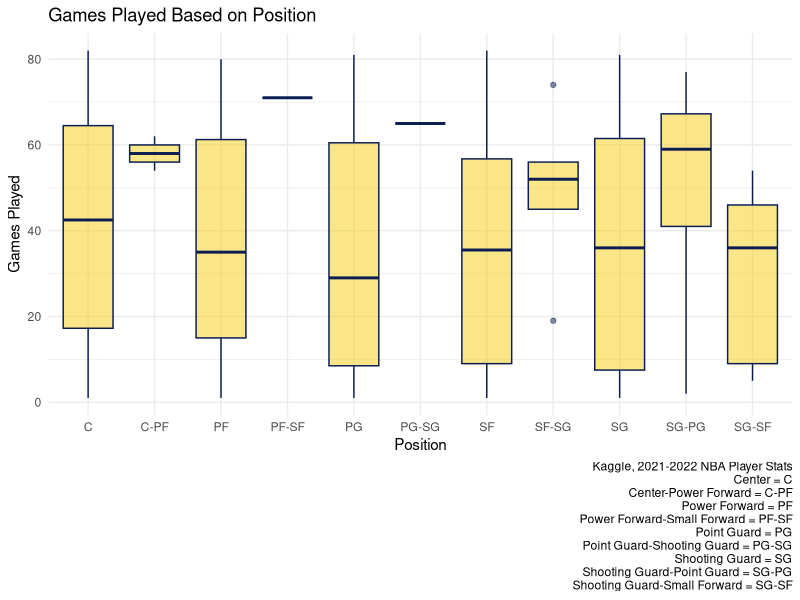
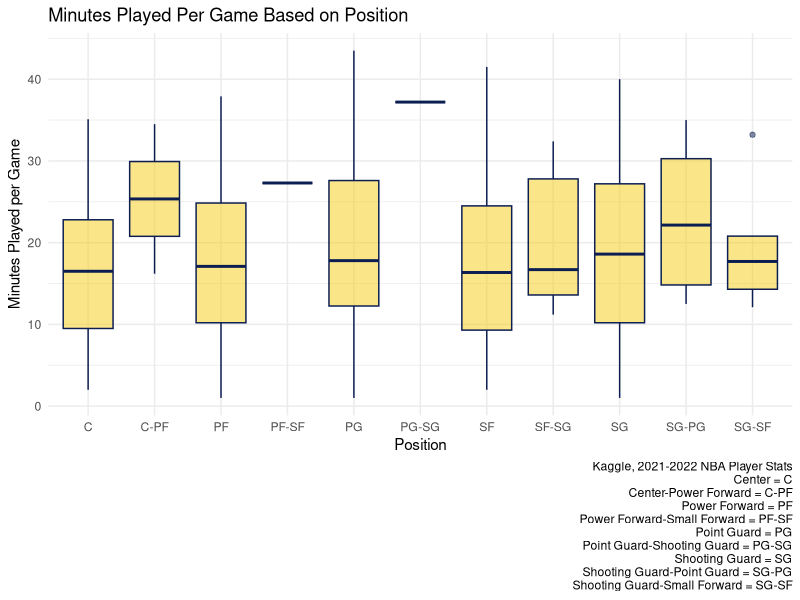

Source code (R) for these figures, in order:
## ---- chunk 1
library(tidyverse)
## ---- chunk 2
regular <- read.csv('2021-2022 NBA Player Stats - Regular.csv')
## ---- chunk 3
regular_b1<-regular %>%
  select(Pos, G) %>%
  rename(Position = Pos, Games_Played = G)
head(regular_b1)

#boxplot
ggplot(regular_b1, 
       aes( x = Position, 
            y = Games_Played,
            )) +
  geom_boxplot(color='#0B1D51', fill='#F7CB15', alpha=0.5) +
    labs(
    title = 'Games Played Based on Position',
    caption = 'Kaggle, 2021-2022 NBA Player Stats
    Center = C
    Center-Power Forward = C-PF
    Power Forward = PF
    Power Forward-Small Forward = PF-SF
    Point Guard = PG
    Point Guard-Shooting Guard = PG-SG
    Shooting Guard = SG
    Shooting Guard-Point Guard = SG-PG
    Shooting Guard-Small Forward = SG-SF') +
  xlab('Position') +
  ylab('Games Played') +
  theme_minimal() #+
  #theme(axis.text.x = element_text(angle = 90)) #if we decide to move captions to axis
## ---- chunk 4
regular_b2<-regular %>%
  select(Pos, MP) %>%
  rename(Position = Pos, Minutes_Played_Per_Game = MP)
head(regular_b2)

#boxplot
ggplot(regular_b2, 
       aes( x = Position, 
            y = Minutes_Played_Per_Game,
            )) +
  geom_boxplot(color='#0B1D51', fill='#F7CB15', alpha=0.5) +
    labs(
    title = 'Minutes Played Per Game Based on Position',
    caption = 'Kaggle, 2021-2022 NBA Player Stats
    Center = C
    Center-Power Forward = C-PF
    Power Forward = PF
    Power Forward-Small Forward = PF-SF
    Point Guard = PG
    Point Guard-Shooting Guard = PG-SG
    Shooting Guard = SG
    Shooting Guard-Point Guard = SG-PG
    Shooting Guard-Small Forward = SG-SF') +
  xlab('Position') +
  ylab('Minutes Played per Game') +
  theme_minimal() #+
  #theme(axis.text.x = element_text(angle = 90)) #if we decide to move captions to axis
